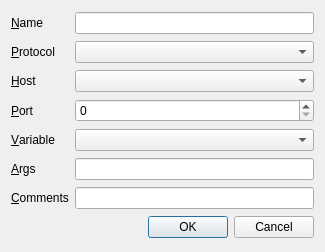
<?xml version="1.0" encoding="UTF-8"?>
<ui version="4.0">
 <class>DialogConnection</class>
 <widget class="QDialog" name="DialogConnection">
  <property name="geometry">
   <rect>
    <x>0</x>
    <y>0</y>
    <width>325</width>
    <height>252</height>
   </rect>
  </property>
  <property name="windowTitle">
   <string>Connection</string>
  </property>
  <layout class="QGridLayout" name="gridLayout">
   <item row="0" column="0">
    <widget class="QLabel" name="lName">
     <property name="text">
      <string>&amp;Name</string>
     </property>
     <property name="buddy">
      <cstring>leName</cstring>
     </property>
    </widget>
   </item>
   <item row="0" column="1">
    <widget class="QLineEdit" name="leName"/>
   </item>
   <item row="1" column="0">
    <widget class="QLabel" name="lProtocol">
     <property name="text">
      <string>&amp;Protocol</string>
     </property>
     <property name="buddy">
      <cstring>cbProtocol</cstring>
     </property>
    </widget>
   </item>
   <item row="1" column="1">
    <widget class="QComboBox" name="cbProtocol"/>
   </item>
   <item row="2" column="0">
    <widget class="QLabel" name="lHost">
     <property name="text">
      <string>&amp;Host</string>
     </property>
     <property name="buddy">
      <cstring>cbHost</cstring>
     </property>
    </widget>
   </item>
   <item row="2" column="1">
    <widget class="QComboBox" name="cbHost"/>
   </item>
   <item row="3" column="0">
    <widget class="QLabel" name="lPort">
     <property name="text">
      <string>&amp;Port</string>
     </property>
     <property name="buddy">
      <cstring>sbPort</cstring>
     </property>
    </widget>
   </item>
   <item row="3" column="1">
    <widget class="QSpinBox" name="sbPort">
     <property name="maximum">
      <number>65535</number>
     </property>
    </widget>
   </item>
   <item row="4" column="0">
    <widget class="QLabel" name="lVar">
     <property name="text">
      <string>&amp;Variable</string>
     </property>
     <property name="buddy">
      <cstring>cbVar</cstring>
     </property>
    </widget>
   </item>
   <item row="4" column="1">
    <widget class="QComboBox" name="cbVar"/>
   </item>
   <item row="5" column="0">
    <widget class="QLabel" name="lArgs">
     <property name="text">
      <string>&amp;Args</string>
     </property>
     <property name="buddy">
      <cstring>leArgs</cstring>
     </property>
    </widget>
   </item>
   <item row="5" column="1">
    <widget class="QLineEdit" name="leArgs"/>
   </item>
   <item row="6" column="0">
    <widget class="QLabel" name="lComments">
     <property name="text">
      <string>&amp;Comments</string>
     </property>
     <property name="buddy">
      <cstring>leComments</cstring>
     </property>
    </widget>
   </item>
   <item row="6" column="1">
    <widget class="QLineEdit" name="leComments"/>
   </item>
   <item row="7" column="0" colspan="2">
    <widget class="QDialogButtonBox" name="buttonBox">
     <property name="standardButtons">
      <set>QDialogButtonBox::Cancel|QDialogButtonBox::Ok</set>
     </property>
    </widget>
   </item>
  </layout>
 </widget>
 <resources/>
 <connections>
  <connection>
   <sender>buttonBox</sender>
   <signal>accepted()</signal>
   <receiver>DialogConnection</receiver>
   <slot>accept()</slot>
   <hints>
    <hint type="sourcelabel">
     <x>162</x>
     <y>227</y>
    </hint>
    <hint type="destinationlabel">
     <x>162</x>
     <y>125</y>
    </hint>
   </hints>
  </connection>
  <connection>
   <sender>buttonBox</sender>
   <signal>rejected()</signal>
   <receiver>DialogConnection</receiver>
   <slot>reject()</slot>
   <hints>
    <hint type="sourcelabel">
     <x>162</x>
     <y>227</y>
    </hint>
    <hint type="destinationlabel">
     <x>162</x>
     <y>125</y>
    </hint>
   </hints>
  </connection>
 </connections>
</ui>
